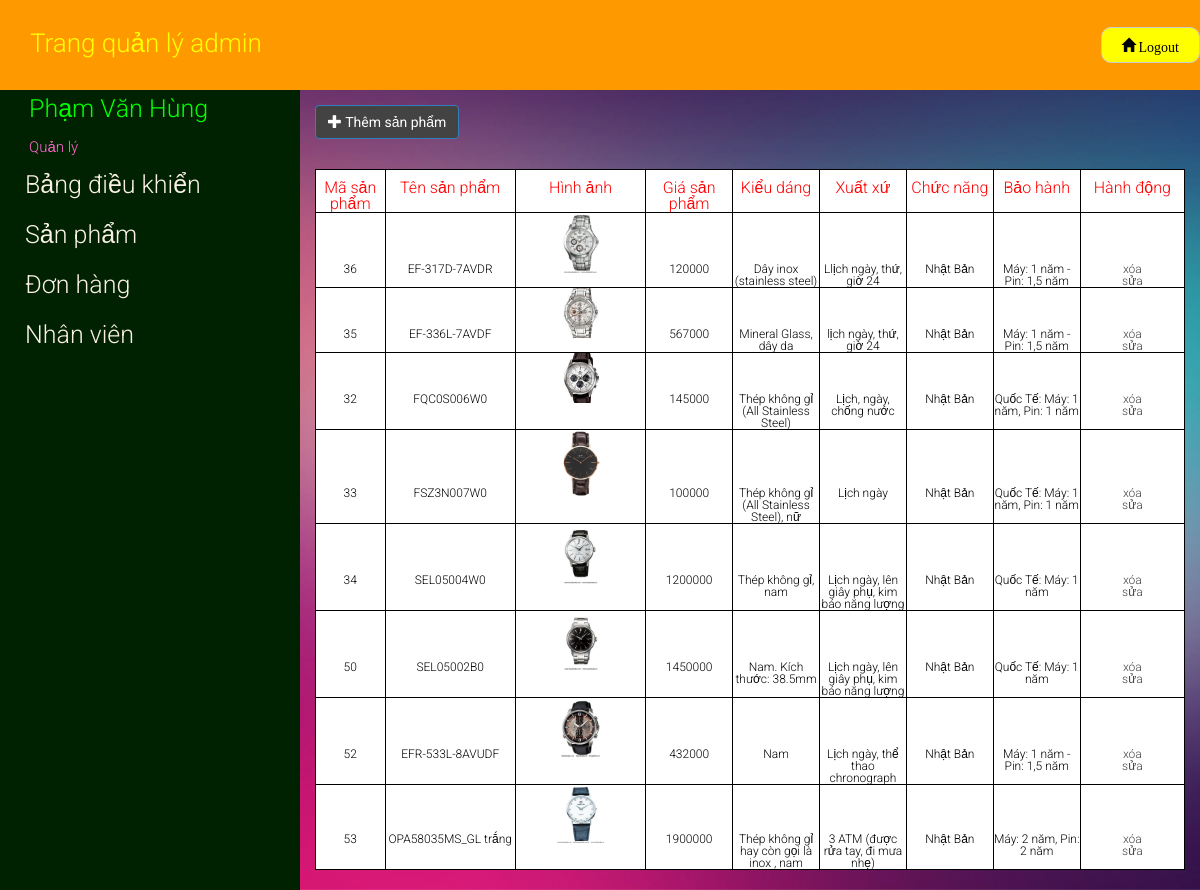
The app's page /admin.php with its own data.
### tables this page shows
CREATE TABLE IF NOT EXISTS `product` (
`pro_id` int(255) NOT NULL,
  `name` varchar(100) NOT NULL,
  `price` int(10) NOT NULL DEFAULT '0',
  `imageURL` varchar(50) NOT NULL,
  `detail` text NOT NULL,
  `kieudang` varchar(50) NOT NULL,
  `chucnang` varchar(50) NOT NULL,
  `xuatxu` varchar(50) NOT NULL,
  `baohanh` varchar(50) NOT NULL
);

### admin.php (the view, shortened to what this page needs)
<!DOCTYPE html>
<html>
<head>
<link href="css/bootstrap.css" rel="stylesheet">
<link href="css/font-awesome.min.css" rel="stylesheet">
<link rel="stylesheet" href="css/flexslider.css" type="text/css" media="screen"/>
<link href="css/sequence-looptheme.css" rel="stylesheet" media="all"/>
<link href="css/style.css" rel="stylesheet">
</head>
<body id="home">
<div class="wrapper">
<body>
<section class="title" style=" background:#FF9900;height:90px">
<h2 style="padding-left: 30px; color:yellow; font-size: 26px; padding-top:30px;">Trang quản lý admin</h2>
<form method="post" style="  margin-top: -30px" >
<button class="glyphicon glyphicon-home" name="logout" style="background-color: #FFFF00;
 float: right;"><span style="padding-left:3px">Logout</span></button>
</form>
</section>
<section class="col-sm-3" style="background:#002200; height:800px;margin-top:-15px">
<p style="color:#00FF00; font-size:25px; padding-left:14px;padding-bottom:10px;padding-top:10px"><b>Phạm Văn Hùng</b></p>
<p style="color:#FF66CC; font-size:15px; padding-left:14px;padding-bottom:10px">Quản lý</p>
<ul class="sidebar-menu" class="col-sm-4" style="margin-left:10px">
  <li class="active" style=" height:50px"><a href="quanli.php" style="font-size:25px; color:Linen"><span>Bảng điều khiển</span></a></li>
  <li style=" height:50px"><a href="admin.php" style="font-size:25px; color:Linen;"><span>Sản phẩm</span></a></li>
  <li style=" height:50px"><a href="quan-li-don-hang.php" style="font-size:25px; color:Linen"><span>Đơn hàng</span></a></li>
  <li style=" height:50px"><a href="quan-li-nhan-vien.php" style="font-size:25px; color:Linen"><span>Nhân viên</span></a></li>
</ul>
</section>
<section class="col-sm-9">
    <a href="insert.php"><div class="btn btn-primary"><span class="glyphicon glyphicon-plus"></span> Thêm sản phẩm</div></a>
    <table class="col-sm-12" style="margin-top: 30px; background-color: white; width:100%;">
      <tr>
                                <td  style="color:red; font-size: 16px;width: 8%; height:40px; text-align:center;padding-top:10px; ">Mã sản phẩm</td>
                                <td  style="color:red; font-size: 16px;width: 15%">Tên sản phẩm</td>
                                <td style="color:red;font-size: 16px;width: 15%">Hình ảnh</td>
                                <td style="color:red;font-size: 16px;width: 10%"> Giá sản phẩm</td>
                                <td style="color:red;font-size: 16px;width: 10%" >Kiểu dáng</td>
                                <td style="color:red;font-size: 16px;width: 10%" >Xuất xứ</td>
                                <td style="color:red;font-size: 16px;width: 10%" >Chức năng</td>
                                <td style="color:red;font-size: 16px;width: 10%" >Bảo hành</td>
                                <td style="color:red;font-size: 16px;width: 12%">Hành động</td>
                        </tr>
                      <?php
                         require 'config.php';
                         $sql="SELECT * FROM product";
                         $sttm=$db->prepare($sql);
                         $sttm->execute();
                         $result=$sttm->fetchAll();
                         foreach ($result as $value){
                      ?>
                        <tr>
                                <td style="color:#020202;padding-top:-200px"><?php echo $value['pro_id'] ?></td>
                                <td style="color:#020202;"><?php echo $value['name'] ?></td>
                                <td ><img style="width:50px" src="image/home/sanpham/<?php echo $value['imageURL'] ?>"></td>
                                <td style="color:#020202;"><?php echo $value['price'] ?></td>
                                <td style="color:#020202;"><?php echo $value['kieudang'] ?></td>
                                <td style="color:#020202;"><?php echo $value['chucnang'] ?></td>
                                <td style="color:#020202;"><?php echo $value['xuatxu'] ?></td>
                                <td style="color:#020202;"><?php echo $value['baohanh'] ?></td>
                                <td style="color:#020202;"><a href="delete.php?id=<?=$value['pro_id'] ?>">xóa</a><br><a href="update.php?id=<?=$value['pro_id'] ?>">sửa</a></td>
      </tr>
                         <?php } ?>
                        </table>
</section>
</body>
</html>

### css/style.css (style rules this page uses)
html, body, div, span, applet, object, iframe, h1, h2, h3, h4, h5, h6, p, blockquote, pre, a, abbr, acronym, address, big, cite, code, del, dfn, em, img, ins, kbd, q, s, samp, small, strike, strong, sub, sup, tt, var, b, u, i, center, dl, dt, dd, ol, ul, li, fieldset, form, label, legend, table, caption, tbody, tfoot, thead, tr, th, td, article, aside, canvas, details, embed, figure, figcaption, footer, header, hgroup, menu, nav, output, ruby, section, summary, time, mark, audio, video { margin: 0;padding: 0;border: 0;font-size: 100%;font: inherit;vertical-align: baseline; }
article, aside, details, figcaption, figure, footer, header, hgroup, menu, nav, section { display: block; }
body { font-family: 'Roboto', sans-serif;font-size: 12px;font-weight: 300;line-height: 1;background: #f5f5f5;color: #434343; }
ol, ul { list-style: none; }
table { border-collapse: collapse;border-spacing: 0; }
h1, h2, h3, h4, h5 { margin: 0;padding: 0;font-weight: 300; }
h2 { font-size: 36px; }
p { font-size: 12px;font-weight: 300;margin: 0 0 10px 0;line-height: 18px; }
a { transition: all 0.2s ease-in-out 0s;-webkit-transition: all 0.2s ease-in-out 0s; }
a:hover, a:focus, a { text-decoration: none; }
ul { list-style: none outside none;margin: 0;padding: 0; }
ul:after { clear: both;content: "";display: block; }
li { line-height: 18px;transition: all 0.2s ease-in-out 0s;-webkit-transition: all 0.2s ease-in-out 0s; }
img { max-width: 100%;height: auto; }
a, button, .button, .products, .name, .price, .fa, .sequence-next, .sequence-prev { -webkit-transition: all 300ms cubic-bezier(0.250, 0.250, 0.750, 0.750);-moz-transition: all 300ms cubic-bezier(0.250, 0.250, 0.750, 0.750);-ms-transition: all 300ms cubic-bezier(0.250, 0.250, 0.750, 0.750);-o-transition: all 300ms cubic-bezier(0.250, 0.250, 0.750, 0.750);transition: all 300ms cubic-bezier(0.250, 0.250, 0.750, 0.750); }
.button, button { background: #fff;padding: 10px 20px;border: 1px solid #cccccc;font-size: 14px;-webkit-border-radius: 10px;border-radius: 10px;outline: none; }
.wrapper { position: relative;width: 100%; }
#home { background: url(../images/bg.jpg) center top no-repeat;background-size: cover;-webkit-background-size: cover;background-attachment: fixed; }
.title { float: left;position: relative;width: 100%;margin-bottom: 15px;font-size: 24px;color: #2f2f2f;font-weight: 300;padding-bottom: 5px; }
#home { padding: 0!important; }

### admin.php (style rules this page uses)
table { border-collapse: collapse; }
table, th, td { border: 1px solid black; text-align: center; }
img { width: 200px; }

### records on screen
product: pro_id "36", name "EF-317D-7AVDR", imageURL (picture), price "120000", kieudang "Dây inox (stainless steel)", chucnang "Llịch ngày, thứ, giờ 24", xuatxu "Nhật Bản", baohanh "Máy: 1 năm - Pin: 1,5 năm"
product: pro_id "35", name "EF-336L-7AVDF", imageURL (picture), price "567000", kieudang "Mineral Glass, dây da", chucnang "lịch ngày, thứ, giờ 24", xuatxu "Nhật Bản", baohanh "Máy: 1 năm - Pin: 1,5 năm"
product: pro_id "32", name "FQC0S006W0", imageURL (picture), price "145000", kieudang "Thép không gỉ (All Stainless Steel)", chucnang "Lịch, ngày, chống nước", xuatxu "Nhật Bản", baohanh "Quốc Tế: Máy: 1 năm, Pin: 1 năm"
product: pro_id "33", name "FSZ3N007W0", imageURL (picture), price "100000", kieudang "Thép không gỉ (All Stainless Steel), nữ", chucnang "Lịch ngày", xuatxu "Nhật Bản", baohanh "Quốc Tế: Máy: 1 năm, Pin: 1 năm"
product: pro_id "34", name "SEL05004W0", imageURL (picture), price "1200000", kieudang "Thép không gỉ, nam", chucnang "Lịch ngày, lên giây phụ, kim báo năng lượng", xuatxu "Nhật Bản", baohanh "Quốc Tế: Máy: 1 năm"
product: pro_id "50", name "SEL05002B0", imageURL (picture), price "1450000", kieudang "Nam. Kích thước: 38.5mm", chucnang "Lịch ngày, lên giây phụ, kim báo năng lượng", xuatxu "Nhật Bản", baohanh "Quốc Tế: Máy: 1 năm"
product: pro_id "52", name "EFR-533L-8AVUDF", imageURL (picture), price "432000", kieudang "Nam", chucnang "Lịch ngày, thể thao chronograph", xuatxu "Nhật Bản", baohanh "Máy: 1 năm - Pin: 1,5 năm"
product: pro_id "53", name "OPA58035MS_GL trắng", imageURL (picture), price "1900000", kieudang "Thép không gỉ hay còn gọi là inox , nam", chucnang "3 ATM (được rửa tay, đi mưa nhẹ)", xuatxu "Nhật Bản", baohanh "Máy: 2 năm, Pin: 2 năm"
